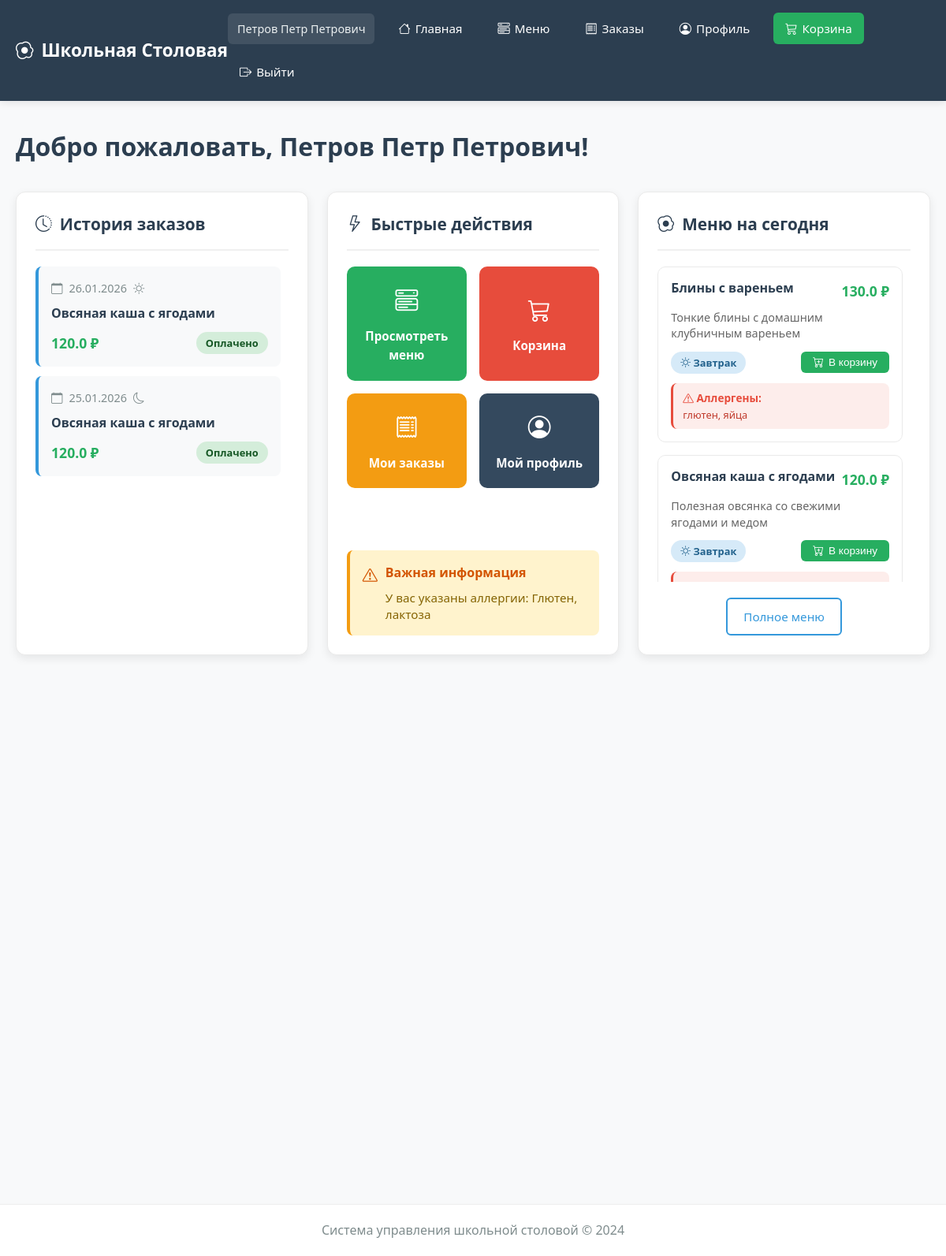
Page /user/dashboard (signed in) on the committed database.
### modules/core/models.py (models this page shows, shortened)
class User(UserMixin, db.Model):
    __tablename__ = 'users'
    id = db.Column(db.Integer, primary_key=True)
    email = db.Column(db.String(120), unique=True, nullable=False, index=True)
    password = db.Column(db.String(200), nullable=False)
    role = db.Column(db.String(20), nullable=False)  # 'student', 'cook', 'admin'
    full_name = db.Column(db.String(100))
    class_group = db.Column(db.String(50))  # Только для учеников
    allergies = db.Column(db.Text, default='')  # JSON или текст с аллергенами
    preferences = db.Column(db.String(50), default='')  # Новое поле: предпочтения в питании
    avatar_url = db.Column(db.String(255))  # Новое поле: путь к аватару
    balance = db.Column(db.Float, default=0.0)  # Новое поле: баланс счета
    is_active = db.Column(db.Boolean, default=True)
    created_at = db.Column(db.DateTime, default=datetime.utcnow)
    updated_at = db.Column(db.DateTime, default=datetime.utcnow, onupdate=datetime.utcnow)

class Order(db.Model):
    __tablename__ = 'orders'
    id = db.Column(db.Integer, primary_key=True)
    user_id = db.Column(db.Integer, db.ForeignKey('users.id'), nullable=False)
    menu_item_id = db.Column(db.Integer, db.ForeignKey('menu_items.id'), nullable=False)
    subscription_id = db.Column(db.Integer, db.ForeignKey('subscriptions.id'), nullable=True)
    order_date = db.Column(db.Date, default=datetime.utcnow().date, nullable=False)
    meal_time = db.Column(db.String(20), nullable=False)  # 'breakfast', 'lunch'
    quantity = db.Column(db.Integer, default=1)
    status = db.Column(db.String(20), default='ordered')  # 'ordered', 'preparing', 'ready', 'received', 'cancelled'
    payment_type = db.Column(db.String(20))  # 'single', 'subscription'
    payment_status = db.Column(db.String(20), default='pending')  # 'pending', 'paid', 'failed', 'refunded'
    special_requests = db.Column(db.Text)
    created_at = db.Column(db.DateTime, default=datetime.utcnow)
    user = db.relationship('User', backref='orders')
    menu_item = db.relationship('MenuItem', backref='orders')
    subscription = db.relationship('Subscription', backref='orders')
    @property
    def total_price(self):
        return self.menu_item.price * self.quantity

class MenuItem(db.Model):
    __tablename__ = 'menu_items'
    id = db.Column(db.Integer, primary_key=True)
    name = db.Column(db.String(100), nullable=False)
    description = db.Column(db.Text)
    price = db.Column(db.Float, nullable=False)
    category = db.Column(db.String(50))  # 'breakfast', 'lunch', 'snack'
    meal_type = db.Column(db.String(20))  # 'vegetarian', 'meat', 'fish', etc.
    allergens = db.Column(db.Text)  # JSON список аллергенов
    available = db.Column(db.Boolean, default=True)
    image_url = db.Column(db.String(255))
    created_at = db.Column(db.DateTime, default=datetime.utcnow)

### modules/user/routes.py (the view)
@user_bp.route('/dashboard')
@login_required
def dashboard():
    if current_user.role != 'student':
        flash('Доступ запрещен', 'danger')
        return redirect(url_for('index'))
    from modules.core.models import MenuItem, Order, Subscription
    from datetime import datetime, date
    today_orders = Order.query.filter_by(
        user_id=current_user.id,
        order_date=date.today()
    ).order_by(Order.created_at.desc()).all()
    all_orders = Order.query.filter_by(
        user_id=current_user.id
    ).order_by(Order.order_date.desc(), Order.created_at.desc()).limit(10).all()
    today_menu_items = MenuItem.query.filter_by(
        available=True
    ).order_by(MenuItem.category, MenuItem.name).all()
    orders_count = Order.query.filter_by(user_id=current_user.id).count()
    today_orders_count = len(today_orders)
    user_balance = 0  # Здесь нужно получить реальный баланс
    subscription_count = Subscription.query.filter_by(
        user_id=current_user.id,
        is_active=True
    ).count()
    return render_template('user/dashboard.html',
                           orders=all_orders,
                           today_orders=today_orders,
                           today_menu_items=today_menu_items,
                           orders_count=orders_count,
                           today_orders_count=today_orders_count,
                           user_balance=user_balance,
                           subscription_count=subscription_count,
                           today_date=date.today().strftime('%d.%m.%Y'))

### app.py (called while the page is built)
@login_manager.user_loader
def load_user(user_id):
    try:
        from modules.core.models import User
        return User.query.get(int(user_id))
    except Exception as e:
        print(f"{user_id}: {e}")
        return None

@app.context_processor
def inject_cart_count():
    return {'cart_count': get_cart_count()}

@app.context_processor
def inject_now():
    return {'now': datetime.utcnow()}

@app.context_processor
def inject_pending_requests():
    from modules.core.models import SupplyRequest
    try:
        if current_user.is_authenticated and current_user.role == 'admin':
            pending_count = SupplyRequest.query.filter_by(status='pending').count()
            return {'pending_requests_count': pending_count}
    except:
        pass
    return {'pending_requests_count': 0}

### modules/user/routes.py (called while the page is built)
def get_cart_count():
    cart = session.get('cart', {})
    total = sum(item.get('quantity', 0) for item in cart.values())
    return total

### templates/user/dashboard.html (shortened to what this page needs)
{% extends "base.html" %}
{% block content %}
<div class="dashboard-header" style="margin-bottom: 30px;">
    <h1 style="color: #2c3e50; font-size: 2rem; font-weight: 700; margin-bottom: 10px;">
        Добро пожаловать, {{ current_user.full_name }}!
    </h1>
</div>
<div class="dashboard-grid">
    <div class="dashboard-column">
        <div class="dashboard-card">
            <h2><i class="bi bi-clock-history"></i> История заказов</h2>
            {% if orders %}
                <div class="orders-history-scroll">
                    {% for order in orders[:5] %}
                    <div class="order-history-item">
                        <div class="order-date">
                            <i class="bi bi-calendar"></i> {{ order.order_date.strftime('%d.%m.%Y') }}
                            <i class="bi bi-{{ 'sun' if order.meal_time == 'breakfast' else 'moon' }}"></i>
                        </div>
                        <div class="order-item-name">{{ order.menu_item.name }}</div>
                        <div style="display: flex; justify-content: space-between; align-items: center; margin-top: 10px;">
                            <span class="order-price">
                                {{ order.total_price or (order.menu_item.price * order.quantity) }} ₽
                            </span>
                            <span class="order-status status-{{ order.payment_status }}">
                                {% if order.payment_status == 'paid' %}
                                    Оплачено
                                {% else %}
                                    Ожидает
                                {% endif %}
                            </span>
                        </div>
                    </div>
                    {% endfor %}
                </div>
            {% endif %}
        </div>
    </div>
    <div class="dashboard-column">
        <div class="dashboard-card">
            <h2><i class="bi bi-lightning"></i> Быстрые действия</h2>
            <div class="action-buttons-grid">
                <a href="{{ url_for('user.show_menu') }}" class="action-button menu">
                    <i class="bi bi-menu-button-wide"></i>
                    Просмотреть меню
                </a>
                <a href="{{ url_for('user.view_cart') }}" class="action-button cart">
                    <i class="bi bi-cart3"></i>
                    {% if cart_count and cart_count > 0 %}
                        Корзина ({{ cart_count }})
                    {% else %}
                        Корзина
                    {% endif %}
                </a>
                <a href="{{ url_for('user.my_orders') }}" class="action-button orders">
                    <i class="bi bi-receipt"></i>
                    Мои заказы
                </a>
                <a href="{{ url_for('user.profile') }}" class="action-button profile">
                    <i class="bi bi-person-circle"></i>
                    Мой профиль
                </a>
            </div>
            {% if current_user.allergies %}
            <div class="allergies-info">
                <div style="display: flex; align-items: flex-start; gap: 10px;">
                    <i class="bi bi-exclamation-triangle"></i>
                    <div>
                        <div style="font-weight: 600; color: #d35400; font-size: 1rem;">
                            Важная информация
                        </div>
                        <div class="allergies-text">
                            У вас указаны аллергии: {{ current_user.allergies }}
                        </div>
                    </div>
                </div>
            </div>
            {% endif %}
        </div>
    </div>
    <div class="dashboard-column">
        <div class="dashboard-card">
            <h2><i class="bi bi-egg-fried"></i> Меню на сегодня</h2>
            {% if today_menu_items %}
            <div class="today-menu-scroll">
                <div class="menu-items-list">
                    {% for item in today_menu_items[:4] %}
                    <div class="menu-item-card">
                        <div class="menu-item-header">
                            <div class="menu-item-name">{{ item.name }}</div>
                            <div class="menu-item-price">{{ item.price }} ₽</div>
                        </div>
                        <div class="menu-item-description">
                            {{ item.description|truncate(70) }}
                        </div>
                        <div class="menu-item-footer">
                            <span class="menu-item-category category-{{ item.category }}">
                                {% if item.category == 'breakfast' %}
                                    <i class="bi bi-sun"></i> Завтрак
                                {% else %}
                                    <i class="bi bi-moon"></i> Обед
                                {% endif %}
                            </span>
                            <form action="{{ url_for('user.add_to_cart', item_id=item.id) }}" method="POST">
                                <button type="submit" class="add-to-cart-btn">
                                    <i class="bi bi-cart-plus"></i> В корзину
                                </button>
                            </form>
                        </div>
                        {% if item.allergens %}
                        <div style="margin-top: 12px; padding: 8px 12px; background: rgba(231, 76, 60, 0.1);
                                    border-radius: 8px; border-left: 3px solid #e74c3c;">
                            <div style="font-size: 0.85rem; color: #e74c3c; font-weight: 600;">
                                <i class="bi bi-exclamation-triangle"></i> Аллергены:
                            </div>
                            <div style="font-size: 0.8rem; color: #c0392b;">{{ item.allergens }}</div>
                        </div>
                        {% endif %}
                    </div>
                    {% endfor %}
                </div>
            </div>
            <div style="text-align: center; margin-top: 20px;">
                <a href="{{ url_for('user.show_menu') }}" class="btn btn-outline">
                    Полное меню
                </a>
            </div>
            {% else %}
            <div class="empty-state">
                <i class="bi bi-egg-fried"></i>
                <h3>Меню не готово</h3>
                <p>Меню на сегодня еще не сформировано</p>
            </div>
            {% endif %}
        </div>
    </div>
</div>
{% endblock %}

### templates/base.html (shortened to what this page needs)
<!DOCTYPE html>
<html lang="ru">
<head>
    <link rel="stylesheet" href="{{ url_for('static', filename='css/style.css') }}">
    <link rel="stylesheet" href="https://cdn.jsdelivr.net/npm/bootstrap-icons@1.10.0/font/bootstrap-icons.css">
</head>
<body>
    <header>
        <nav class="navbar">
            <div class="nav-container">
                <a href="{{ url_for('index') }}" class="logo">
                    <i class="bi bi-egg-fried"></i> Школьная Столовая
                </a>
                <div class="nav-links">
                    {% if current_user.is_authenticated %}
                        <span>{{ current_user.full_name }}</span>
                        {% if current_user.role == 'student' %}
                            <a href="{{ url_for('user.dashboard') }}">
                                <i class="bi bi-house"></i> Главная
                            </a>
                            <a href="{{ url_for('user.show_menu') }}">
                                <i class="bi bi-menu-button-wide"></i> Меню
                            </a>
                            <a href="{{ url_for('user.my_orders') }}">
                                <i class="bi bi-receipt"></i> Заказы
                            </a>
                            <a href="{{ url_for('user.profile') }}">
                                <i class="bi bi-person-circle"></i> Профиль
                            </a>
                            <a href="{{ url_for('user.view_cart') }}" class="nav-cart">
                                <i class="bi bi-cart3"></i> Корзина
                            </a>
                        {% endif %}
                        <a href="{{ url_for('auth.logout') }}">
                            <i class="bi bi-box-arrow-right"></i> Выйти
                        </a>
                    {% endif %}
                </div>
            </div>
        </nav>
    </header>
    <main class="container">
        {% block content %}{% endblock %}
    </main>
    <footer>
        <p>Система управления школьной столовой © 2024</p>
    </footer>
</body>
</html>

### rows in the picture
User: full_name "Петров Петр Петрович", allergies "Глютен, лактоза"
Order: order_date "26.01.2026", menu_item.name "Овсяная каша с ягодами", quantity.price "120.0", payment_status "Оплачено"
Order: order_date "25.01.2026", menu_item.name "Овсяная каша с ягодами", quantity.price "120.0", payment_status "Оплачено"
MenuItem: name "Блины с вареньем", price "130.0", description "Тонкие блины с домашним клубничным вареньем", category "breakfast" (drawn), allergens "глютен, яйца"
MenuItem: name "Овсяная каша с ягодами", price "120.0", description "Полезная овсянка со свежими ягодами и медом", category "breakfast" (drawn)
